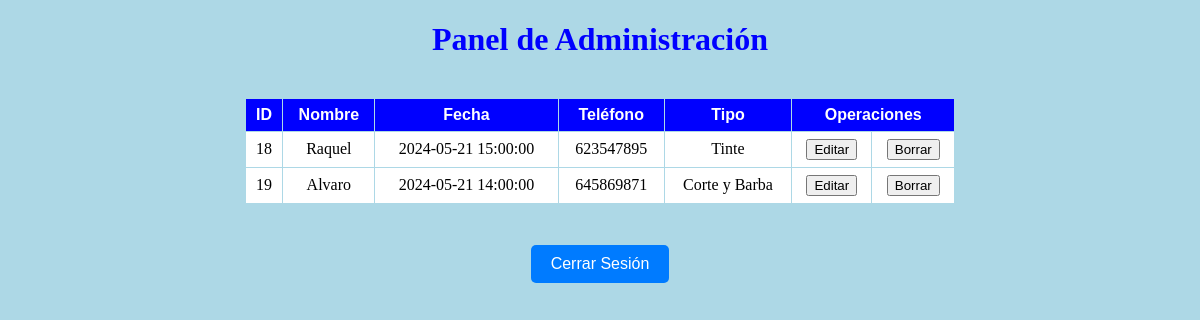
Before: /admin.php (signed in) with the older database file.
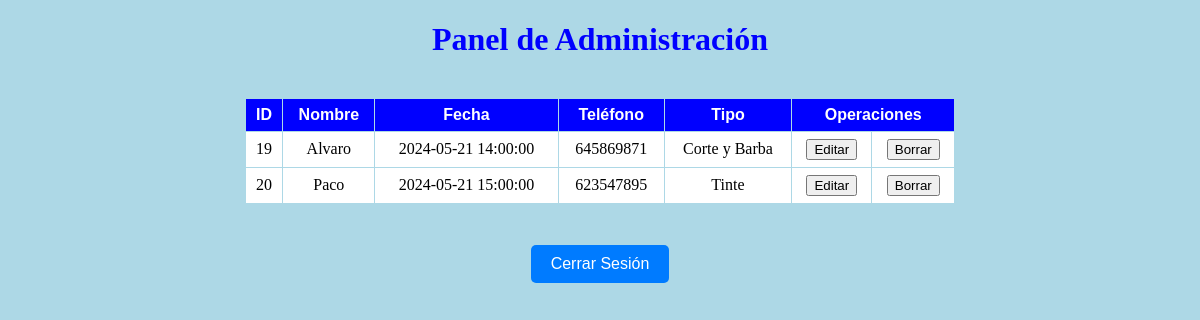
After: the same page with the newer database file.
### tables this page shows
CREATE TABLE citas (
  num_cita int(10) unsigned NOT NULL auto_increment,
  fecha DATETIME NOT NULL DEFAULT '1970-01-01' ,
  nombre varchar(50) NOT NULL DEFAULT '' ,
  num_usuario int(10) unsigned NOT NULL DEFAULT '0' ,
  telefono int(10) unsigned NOT NULL DEFAULT '0' ,
  tipo varchar(50) NOT NULL DEFAULT '',
  PRIMARY KEY (num_cita),
  UNIQUE num_cita (num_cita),
  CONSTRAINT fk_num_usuario_cita FOREIGN KEY (num_usuario) REFERENCES usuarios(num_usuario)
);

### funciones.php (called while the page is built, shortened)
<?php
$id_conexion=-1;
   function ejecuta_SQL($sql)
   {
      global $id_conexion;
		$resultado=$id_conexion->query($sql);
		return $resultado;
	}
?>

### admin.php (the view, shortened to what this page needs)
<?php
include 'funciones.php';
?>
<!DOCTYPE html>
<html lang="en">
<head>
</head>
<body>
    <center>
    <h1>Panel de Administración</h1>
    <?php
        $consulta="SELECT * FROM citas";
        $resultado=ejecuta_SQL($consulta);
        $matriz = $resultado->fetchAll();
        echo "<br><TABLE BORDER='0' cellspacing='1' cellpadding='1' width='60%' align='center'>
            <TR><th bgcolor='blue'><FONT color='white' face='arial, helvetica'>ID</FONT></th>
                <th bgcolor='blue'><FONT color='white' face='arial, helvetica'>Nombre</FONT></th>
                <th bgcolor='blue'><FONT color='white' face='arial, helvetica'>Fecha</FONT></th>
                <th bgcolor='blue'><FONT color='white' face='arial, helvetica'>Teléfono</FONT></th>
                <th bgcolor='blue'><FONT color='white' face='arial, helvetica'>Tipo</FONT></th>
                <th bgcolor='blue'colspan='2'><FONT color='white' face='arial, helvetica'>Operaciones</FONT></th>
            </TR>";
            foreach ($matriz as $myrow) {
                list($num_cita, $fecha, $nombre, $num_usuario, $telefono, $tipo)=$myrow;
                echo "<TR>
                <TD bgcolor='white' align='center'>$num_cita</TD>
                    <TD bgcolor='white' align='center'>$nombre</TD>
                    <TD bgcolor='white' align='center'>$fecha</TD>
                    <TD bgcolor='white' align='center'>$telefono</TD>
                    <TD bgcolor='white' align='center'>$tipo</TD>
                    <TD bgcolor='white' align='center'>
                        <form style='display:inline;' method='POST' action='adminedit.php'>
                            <input type='hidden' name='num_cita' value='$num_cita'>
                            <input type='submit' value='Editar'>
                        </form>
                    </TD>
                    <TD bgcolor='white' align='center'>
                        <form style='display:inline;' method='POST' action='admin.php'>
                            <input type='hidden' name='num_cita' value='$num_cita'>
                            <input type='submit' name='borrar' value='Borrar' onclick=\"return confirm('¿Estás seguro de que deseas borrar esta cita?');\">
                        </form>
                    </TD>
                </TR>";
            }
            echo "</table><br><br>";
            echo '<form action="login.php" method="post">
            <input id="logout" type="submit" name="logout" value="Cerrar Sesión" class="boton">
            </form>';
    ?>
    </center>
</body>
</html>

Changed rows visible on the page:
removed citas: num_cita "18", nombre "Raquel", fecha "2024-05-21 15:00:00", telefono "623547895", tipo "Tinte"
added citas: num_cita "20", nombre "Paco", fecha "2024-05-21 15:00:00", telefono "623547895", tipo "Tinte"
